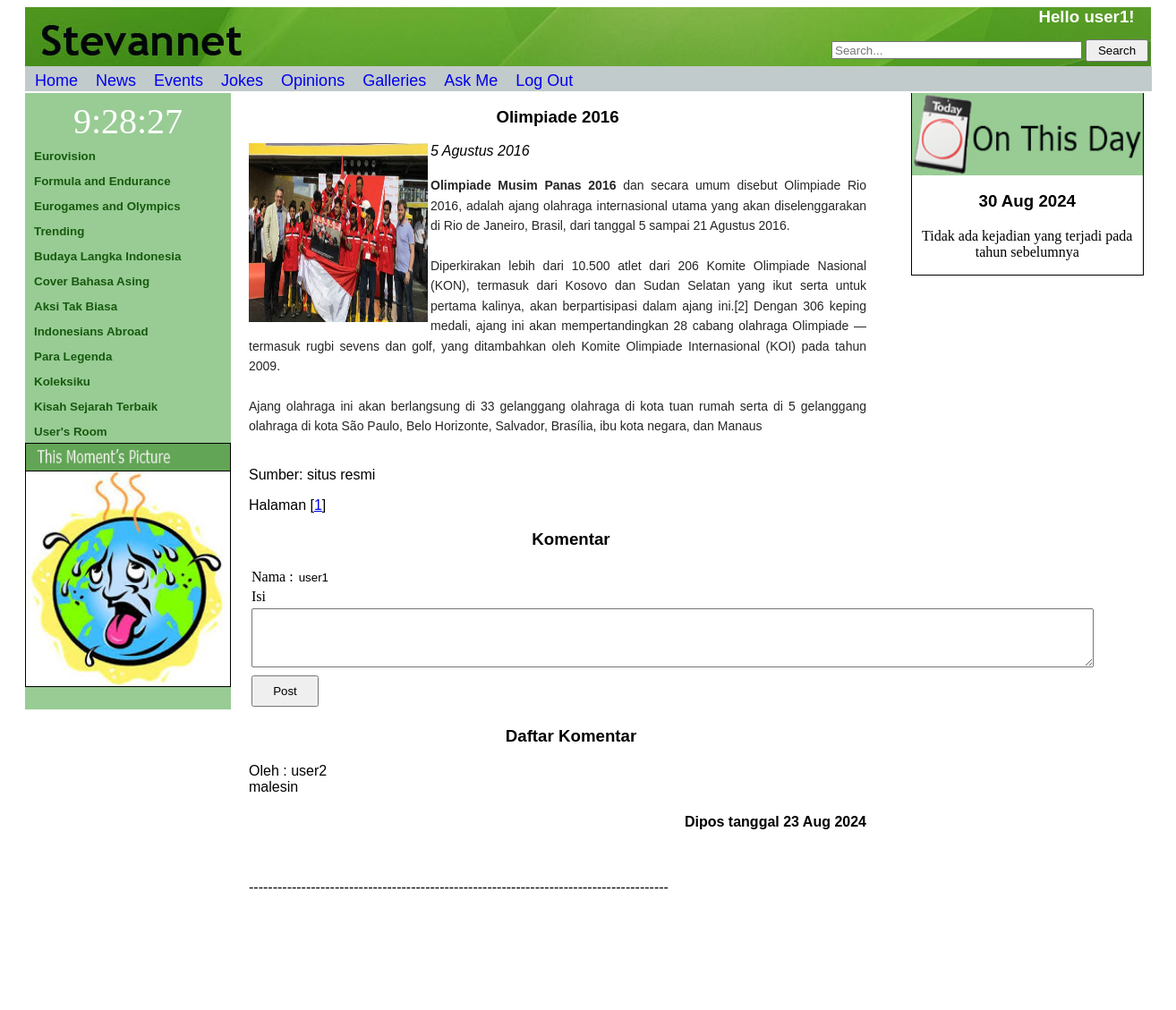
The page /berita_detail.php?id=23 (signed in) on the database its author committed.
### tables this page shows
CREATE TABLE `users` (
  `nama` varchar(20) NOT NULL,
  `email` varchar(30) NOT NULL,
  `username` varchar(20) NOT NULL,
  `password` varchar(20) NOT NULL,
  `hobi` varchar(50) DEFAULT NULL,
  `topikFav` int(2) NOT NULL,
  `reputation` int(11) NOT NULL
);

CREATE TABLE `articles` (
  `id` int(11) NOT NULL,
  `judul` varchar(200) NOT NULL,
  `tanggal_muat` varchar(20) NOT NULL,
  `tanggal_terjadi` varchar(20) NOT NULL,
  `id_jenis` int(11) NOT NULL,
  `id_topik` int(11) NOT NULL,
  `isi` text DEFAULT NULL,
  `gambar` varchar(200) DEFAULT NULL,
  `sumber` varchar(50) DEFAULT NULL
);

CREATE TABLE `news_comments` (
  `id` int(11) NOT NULL,
  `idBerita` int(11) NOT NULL,
  `nama` varchar(20) NOT NULL,
  `tanggal` varchar(15) NOT NULL,
  `isi` text NOT NULL
);

### logs/session.php (called while the page is built, shortened)
<?php
	$connection = mysqli_connect("localhost", "root", "", "");
	@$user_check=$_SESSION['login_user'];
	$ses_sql=mysqli_query($connection,"select username from users where username='$user_check'");
	$row = mysqli_fetch_assoc($ses_sql);
	if(isset($_SESSION['login_user'])){
		$login_session =$row['username'];
	}
	else if(!isset($login_session)){
		mysqli_close($connection);
	}
?>

### berita_detail.php (the view, shortened to what this page needs)
<?php
	include('logs/session.php');
?>
<html>
	<head>
		<link rel="stylesheet" href="penampilan.css">
		<div id="header">
			<div id="searchform">
				<form class="search" action="searches.php">
					<?php
						include("searchMenu.php");
					?>
				</form>
			</div>
		</div>
		<?php
			include("menuAtas.php");
		?>
	</head>
	<body onload="startTime()">
		<div class="leftsidedetail">
			<?php
				require("leftDIV.php");
			?>
		</div>
		<div class="centerdetail">
			<p>
				<?php
					include "db.inc.php";
					$halaman=isset($_GET['page'])?(int) $_GET['page']:1;
					$offset=($halaman-1)*2000;
					$id = $_GET["id"];
					$sqlstr = "SELECT * FROM articles WHERE id='$id'";
					$hasil=mysqli_query($connection, $sqlstr);
					$baris=mysqli_fetch_row($hasil);
					do{
						list($id,$judul,$tanggal_muat,$tanggal_terjadi,$id_jenis,$id_topik,$isi,$gambar,$sumber) = $baris;
						echo "<table width=100% border=0 cellpadding=0 cellspacing=0><tr><td>";
						echo "<h3><center>$judul</center></h3>";
						if(!empty($gambar))
							echo "<img src=\"Images/$gambar\" width=200px height=200px align=left>";
						echo "<i>$tanggal_terjadi</i><br><br>";
						$isian = substr($isi,$offset,2000);
						echo "<div align='justify'>$isian<br></div>";
						echo "</td></tr></table>";
					}while($baris=mysqli_fetch_row($hasil));
					$jumlahKalimat = strlen($isi);
					$i = $jumlahKalimat/2000;
					$i=ceil($i);
					echo "<p>Sumber: $sumber</p>";
					echo "<p>Halaman ";
					for($j=1;$j<=$i;$j++)
					{
						$awal = (($j-1)*4+$j)-1;
						echo "[<a href='berita_detail.php?id=$id&awal=$awal&page=$j'>$j</a>]";
					}
					echo "</p>";
					$sqlcomm = "SELECT * FROM news_comments WHERE idBerita='$id'";
					$hasilcomm=mysqli_query($connection, $sqlcomm);
					$bariscomm=mysqli_fetch_row($hasilcomm);
					echo "<h3><b>Komentar</b></h3>";
					if(isset($_SESSION['login_user'])){
						?>
						<form class="komentar" method="post" action="tambahKomentar.php">
							<table border = "0" style = "margin-left:20px">
							<tr>
								<td>Nama : <input type="text" value = "<?php echo "$login_session";?>" id='nama' name='nama' class="addkomentar" style="border:0px; margin-top:-3px" readonly/></td>
							</tr>
							<tr colspan="2">
								<td>Isi</td>
							</tr>
							<tr colspan="2">
								<td><textarea id='isi' name="isi" cols="115" rows="4"/></textarea><br></td>
							</tr>
							<tr colspan="2">
								<td><input type="submit" value="Post" class="commentbutton" style="width: 75px; height: 35px; margin-top:5px"/><td>
							</tr>
							</table>
						</form>
						<?php
					}
					if(!$bariscomm){
						echo "<b><p>Tidak ada Komentar</p></b>";
					}
					else{
						echo "<h3>Daftar Komentar</h3>";
						do{
							list($id,$idBerita,$nama,$tanggal,$isi) = $bariscomm;
							echo "<p>Oleh : $nama <br>";
							echo "$isi";
							echo "<h4 id=\"tanggalKanan\">Dipos tanggal $tanggal<br>";
							echo "</h4><br><p>----------------------------------------------------------------------------------------</p><br></p>";
						}while($bariscomm=mysqli_fetch_row($hasilcomm));
					}
				?>
			</p>
		</div>
		<div class="right">
			<?php
				require("rightDIV.php");
			?>
		</div>
		<div class="footer">
		</div>
	</body>
</html>

### searchMenu.php (shortened to what this page needs)
<?php
	if(isset($_SESSION['login_user']))
	{
		echo "
			<h3 id= \"hellousername\" style=\"margin-left:1096px; color:white; text-align: right; width:180px;\">
				<center>Hello $login_session!</center>
			</h3>
			<table style = \"float:right; margin-left:480px; margin-top:-8px;\">
				<tr>
					<td><input type=\"text\" name='src' placeholder=\"Search...\" class=\"textinput\" style=\"width: 280px; height: 20px;\"/></td>
					<td><input type=\"submit\" value=\"Search\" class=\"searchbutton\" style=\"width: 70px; height: 25px;\"/></td>
				</tr>
			</table>";
	}
?>

### penampilan.css (style rules this page uses)
#header { background:url('Images/Header.jpg'); height:70px; margin-left: 20px; margin-right: 20px; }
.center h2, h3, h4 { font-family: Verdana, Arial, Helvetica, sans-serif; margin-left:20px; margin-right:20px; text-align:justify; }
.right p,h3 { font-family: Verdana, Arial, Helvetica, sans-serif; text-align:center; }
.centerdetail p { font-family: Verdana, Arial, Helvetica, sans-serif; margin-left:20px; margin-right:50px; text-align:justify; }
.leftsidedetail { float:left; width:230px; margin-left: 20px; background-color: #98CC94; }
.center, .centerdetail { float:left; width:760px; display: inline-block; }
.right { float:left; width:19.6%; display: inline-block; border:1px solid; position:absolute; }
.footer { background:url('Images/Footer.jpg'); clear:both; height:70px; width:97%; margin-left: 20px; margin-right: 50px; text-align: center; position: relative; z-index:1; }
#tanggalKanan { font-family: Verdana, Arial, Helvetica, sans-serif; margin-left:50px; margin-right:50px; text-align:right; }

### rows shown on the page
users: username "user1", nama "user1"
articles: judul "Olimpiade 2016", gambar (picture), tanggal_terjadi "5 Agustus 2016", isi "Olimpiade Musim Panas 2016 dan secara umum disebut Olimpiade Rio 2016, adalah ajang olahraga internasional utama yang akan diselenggarakan di Rio de Janeiro, Brasil, dari tanggal 5 sampai 21 Agustus 2016. Diperkirakan lebih dari 10.500 atlet dari 206 Komite Olimpiade Nasional (KON), termasuk dari Kosovo dan Sudan Selatan yang ikut serta untuk pertama kalinya, akan berpartisipasi dalam ajang ini.[2] Dengan 306 keping medali, ajang ini akan mempertandingkan 28 cabang olahraga Olimpiade — termasuk rugbi sevens dan golf, yang ditambahkan oleh Komite Olimpiade Internasional (KOI) pada tahun 2009. Ajang olahraga ini akan berlangsung di 33 gelanggang olahraga di kota tuan rumah serta di 5…", sumber "situs resmi"
news_comments: nama "user2", isi "malesin", tanggal "23 Aug 2024"
